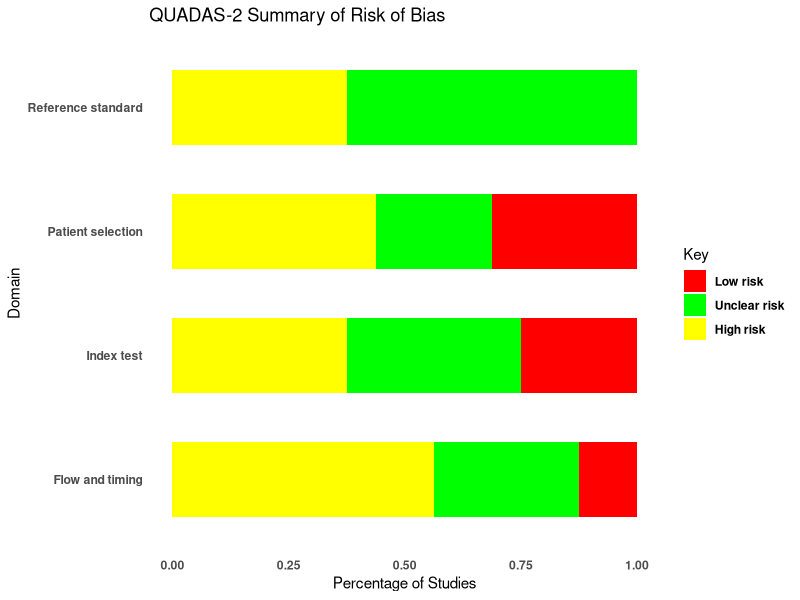

Source code (R):
## The code plot the risk of bias ##
# Load required libraries
library(ggplot2)

# Sample data// See Table S1: Supplementary Table for Risk of Bias Assessment ##
data <- data.frame(
  Domain = c("Patient selection", "Index test", "Reference standard", "Flow and timing"),
  Low_risk = c(4, 6, 10, 5),
  Unclear_risk = c(7, 6, 6, 9),
  High_risk = c(5, 4, 0, 2)
)

# Calculate percentages for each risk level within each domain
data$Total <- rowSums(data[, -1])
data[, -1] <- data[, -1] / data$Total

# Reshape data for plotting
data_long <- tidyr::gather(data, Key, Value, -Domain, -Total)

# Plot
ggplot(data_long, aes(x = Value, y = Domain, fill = Key)) +
  geom_bar(stat = "identity", position = "fill", width = 0.6) + # Adjust the width as desired
  labs(title = "QUADAS-2 Summary of Risk of Bias",
       x = "Percentage of Studies",
       y = "Domain") +
  scale_fill_manual(values = c("Low_risk" = "green", "Unclear_risk" = "yellow", "High_risk" = "red"),
                    labels = c("Low risk", "Unclear risk", "High risk")) +
  theme_minimal() +
  theme(axis.text.x = element_text(face = "bold"),
        axis.text.y = element_text(face = "bold"),
        legend.text = element_text(face = "bold"),
        panel.grid.major = element_blank(),  # Remove major grid lines
        panel.grid.minor = element_blank())  # Remove minor grid lines

